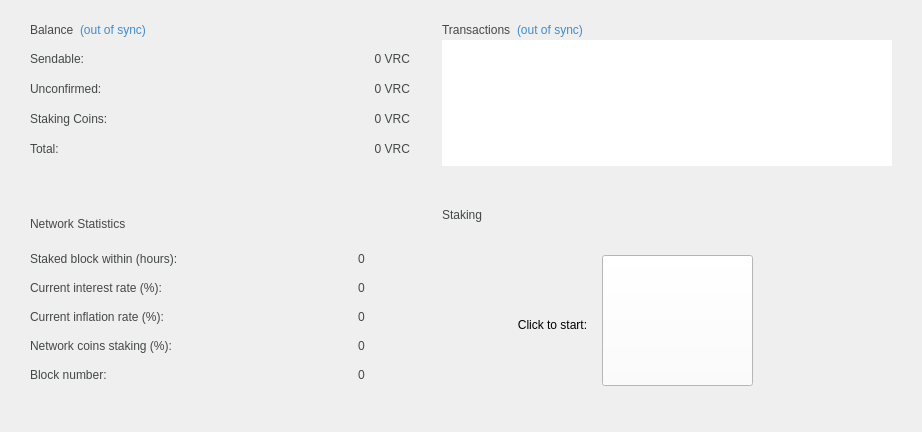
<?xml version="1.0" encoding="UTF-8"?>
<ui version="4.0">
 <class>OverviewPage</class>
 <widget class="QWidget" name="OverviewPage">
  <property name="geometry">
   <rect>
    <x>0</x>
    <y>0</y>
    <width>922</width>
    <height>432</height>
   </rect>
  </property>
  <property name="windowTitle">
   <string>Form</string>
  </property>
  <property name="windowOpacity">
   <double>1.000000000000000</double>
  </property>
  <property name="layoutDirection">
   <enum>Qt::LeftToRight</enum>
  </property>
  <property name="autoFillBackground">
   <bool>false</bool>
  </property>
  <layout class="QGridLayout" name="gridLayout">
   <property name="leftMargin">
    <number>0</number>
   </property>
   <property name="topMargin">
    <number>0</number>
   </property>
   <property name="rightMargin">
    <number>0</number>
   </property>
   <property name="bottomMargin">
    <number>0</number>
   </property>
   <property name="spacing">
    <number>0</number>
   </property>
   <item row="0" column="0">
    <layout class="QFormLayout" name="formLayout_4">
     <property name="sizeConstraint">
      <enum>QLayout::SetDefaultConstraint</enum>
     </property>
     <property name="fieldGrowthPolicy">
      <enum>QFormLayout::AllNonFixedFieldsGrow</enum>
     </property>
     <property name="formAlignment">
      <set>Qt::AlignLeading|Qt::AlignLeft|Qt::AlignTop</set>
     </property>
     <property name="horizontalSpacing">
      <number>0</number>
     </property>
     <property name="verticalSpacing">
      <number>0</number>
     </property>
     <property name="leftMargin">
      <number>30</number>
     </property>
     <property name="topMargin">
      <number>20</number>
     </property>
     <property name="rightMargin">
      <number>10</number>
     </property>
     <property name="bottomMargin">
      <number>0</number>
     </property>
     <item row="0" column="0">
      <widget class="QFrame" name="frame">
       <property name="sizePolicy">
        <sizepolicy hsizetype="Preferred" vsizetype="Fixed">
         <horstretch>0</horstretch>
         <verstretch>0</verstretch>
        </sizepolicy>
       </property>
       <property name="minimumSize">
        <size>
         <width>0</width>
         <height>0</height>
        </size>
       </property>
       <property name="maximumSize">
        <size>
         <width>450</width>
         <height>185</height>
        </size>
       </property>
       <property name="layoutDirection">
        <enum>Qt::LeftToRight</enum>
       </property>
       <property name="frameShape">
        <enum>QFrame::NoFrame</enum>
       </property>
       <property name="frameShadow">
        <enum>QFrame::Raised</enum>
       </property>
       <layout class="QVBoxLayout" name="verticalLayout_4" stretch="0,0,0">
        <property name="spacing">
         <number>12</number>
        </property>
        <property name="leftMargin">
         <number>0</number>
        </property>
        <property name="topMargin">
         <number>0</number>
        </property>
        <property name="rightMargin">
         <number>0</number>
        </property>
        <property name="bottomMargin">
         <number>0</number>
        </property>
        <item>
         <layout class="QHBoxLayout" name="horizontalLayout_4">
          <property name="spacing">
           <number>6</number>
          </property>
          <property name="leftMargin">
           <number>0</number>
          </property>
          <property name="topMargin">
           <number>0</number>
          </property>
          <item>
           <widget class="QLabel" name="labelBalance">
            <property name="styleSheet">
             <string notr="true">QLabel {color: #444748}</string>
            </property>
            <property name="text">
             <string>Balance</string>
            </property>
           </widget>
          </item>
          <item>
           <widget class="QLabel" name="labelWalletStatus">
            <property name="toolTip">
             <string>The displayed information may be out of date. Your wallet automatically synchronizes with the RoxyCoin network after a connection is established, but this process has not completed yet.</string>
            </property>
            <property name="styleSheet">
             <string notr="true">QLabel { color: #418BCA; }</string>
            </property>
            <property name="text">
             <string notr="true">(out of sync)</string>
            </property>
           </widget>
          </item>
          <item>
           <spacer name="horizontalSpacer_2">
            <property name="orientation">
             <enum>Qt::Horizontal</enum>
            </property>
            <property name="sizeHint" stdset="0">
             <size>
              <width>40</width>
              <height>20</height>
             </size>
            </property>
           </spacer>
          </item>
         </layout>
        </item>
        <item>
         <layout class="QFormLayout" name="formLayout_2">
          <property name="sizeConstraint">
           <enum>QLayout::SetDefaultConstraint</enum>
          </property>
          <property name="fieldGrowthPolicy">
           <enum>QFormLayout::FieldsStayAtSizeHint</enum>
          </property>
          <property name="labelAlignment">
           <set>Qt::AlignLeading</set>
          </property>
          <property name="formAlignment">
           <set>Qt::AlignLeading|Qt::AlignLeft|Qt::AlignTop</set>
          </property>
          <property name="horizontalSpacing">
           <number>70</number>
          </property>
          <property name="verticalSpacing">
           <number>16</number>
          </property>
          <property name="leftMargin">
           <number>0</number>
          </property>
          <property name="topMargin">
           <number>0</number>
          </property>
          <property name="rightMargin">
           <number>0</number>
          </property>
          <item row="0" column="0">
           <widget class="QLabel" name="labelSpendableText">
            <property name="minimumSize">
             <size>
              <width>130</width>
              <height>0</height>
             </size>
            </property>
            <property name="toolTip">
             <string>Your current spendable balance</string>
            </property>
            <property name="layoutDirection">
             <enum>Qt::LeftToRight</enum>
            </property>
            <property name="styleSheet">
             <string notr="true">QLabel {color: #444748}</string>
            </property>
            <property name="text">
             <string>Sendable:</string>
            </property>
           </widget>
          </item>
          <item row="0" column="1">
           <widget class="QLabel" name="labelSpendable">
            <property name="sizePolicy">
             <sizepolicy hsizetype="Preferred" vsizetype="Preferred">
              <horstretch>0</horstretch>
              <verstretch>0</verstretch>
             </sizepolicy>
            </property>
            <property name="minimumSize">
             <size>
              <width>180</width>
              <height>0</height>
             </size>
            </property>
            <property name="maximumSize">
             <size>
              <width>180</width>
              <height>16777215</height>
             </size>
            </property>
            <property name="cursor">
             <cursorShape>IBeamCursor</cursorShape>
            </property>
            <property name="toolTip">
             <string/>
            </property>
            <property name="layoutDirection">
             <enum>Qt::LeftToRight</enum>
            </property>
            <property name="styleSheet">
             <string notr="true">QLabel {color: #444748}</string>
            </property>
            <property name="text">
             <string notr="true">0 VRC</string>
            </property>
            <property name="alignment">
             <set>Qt::AlignBottom|Qt::AlignRight|Qt::AlignTrailing</set>
            </property>
            <property name="textInteractionFlags">
             <set>Qt::LinksAccessibleByMouse|Qt::TextSelectableByKeyboard|Qt::TextSelectableByMouse</set>
            </property>
           </widget>
          </item>
          <item row="1" column="0">
           <widget class="QLabel" name="labelUnconfirmedText">
            <property name="sizePolicy">
             <sizepolicy hsizetype="Preferred" vsizetype="Preferred">
              <horstretch>0</horstretch>
              <verstretch>0</verstretch>
             </sizepolicy>
            </property>
            <property name="minimumSize">
             <size>
              <width>130</width>
              <height>0</height>
             </size>
            </property>
            <property name="maximumSize">
             <size>
              <width>16777215</width>
              <height>16777215</height>
             </size>
            </property>
            <property name="toolTip">
             <string>Total of transactions that have yet to be confirmed, and do not yet count toward the current balance</string>
            </property>
            <property name="styleSheet">
             <string notr="true">QLabel {color: #444748}</string>
            </property>
            <property name="text">
             <string>Unconfirmed:</string>
            </property>
           </widget>
          </item>
          <item row="1" column="1">
           <widget class="QLabel" name="labelUnconfirmed">
            <property name="minimumSize">
             <size>
              <width>180</width>
              <height>0</height>
             </size>
            </property>
            <property name="maximumSize">
             <size>
              <width>180</width>
              <height>16777215</height>
             </size>
            </property>
            <property name="cursor">
             <cursorShape>IBeamCursor</cursorShape>
            </property>
            <property name="toolTip">
             <string/>
            </property>
            <property name="layoutDirection">
             <enum>Qt::LeftToRight</enum>
            </property>
            <property name="styleSheet">
             <string notr="true">QLabel {color: #444748}</string>
            </property>
            <property name="text">
             <string notr="true">0 VRC</string>
            </property>
            <property name="alignment">
             <set>Qt::AlignBottom|Qt::AlignRight|Qt::AlignTrailing</set>
            </property>
            <property name="textInteractionFlags">
             <set>Qt::LinksAccessibleByMouse|Qt::TextSelectableByKeyboard|Qt::TextSelectableByMouse</set>
            </property>
           </widget>
          </item>
          <item row="2" column="0">
           <widget class="QLabel" name="labelStakeText">
            <property name="sizePolicy">
             <sizepolicy hsizetype="Preferred" vsizetype="Preferred">
              <horstretch>0</horstretch>
              <verstretch>0</verstretch>
             </sizepolicy>
            </property>
            <property name="minimumSize">
             <size>
              <width>130</width>
              <height>0</height>
             </size>
            </property>
            <property name="maximumSize">
             <size>
              <width>16777215</width>
              <height>16777215</height>
             </size>
            </property>
            <property name="toolTip">
             <string>Total of transactions that have yet to be confirmed, and do not yet count toward the current balance</string>
            </property>
            <property name="styleSheet">
             <string notr="true">QLabel {color: #444748}</string>
            </property>
            <property name="text">
             <string>Staking Coins:</string>
            </property>
           </widget>
          </item>
          <item row="2" column="1">
           <widget class="QLabel" name="labelStake">
            <property name="minimumSize">
             <size>
              <width>180</width>
              <height>0</height>
             </size>
            </property>
            <property name="maximumSize">
             <size>
              <width>180</width>
              <height>16777215</height>
             </size>
            </property>
            <property name="cursor">
             <cursorShape>IBeamCursor</cursorShape>
            </property>
            <property name="toolTip">
             <string/>
            </property>
            <property name="layoutDirection">
             <enum>Qt::LeftToRight</enum>
            </property>
            <property name="styleSheet">
             <string notr="true">QLabel {color: #444748}</string>
            </property>
            <property name="text">
             <string notr="true">0 VRC</string>
            </property>
            <property name="alignment">
             <set>Qt::AlignBottom|Qt::AlignRight|Qt::AlignTrailing</set>
            </property>
            <property name="textInteractionFlags">
             <set>Qt::LinksAccessibleByMouse|Qt::TextSelectableByKeyboard|Qt::TextSelectableByMouse</set>
            </property>
           </widget>
          </item>
          <item row="3" column="0">
           <widget class="QLabel" name="labelTotalText">
            <property name="minimumSize">
             <size>
              <width>130</width>
              <height>0</height>
             </size>
            </property>
            <property name="toolTip">
             <string>Your current total balance</string>
            </property>
            <property name="styleSheet">
             <string notr="true">QLabel {color: #444748}</string>
            </property>
            <property name="text">
             <string>Total:</string>
            </property>
           </widget>
          </item>
          <item row="3" column="1">
           <widget class="QLabel" name="labelTotal">
            <property name="minimumSize">
             <size>
              <width>180</width>
              <height>0</height>
             </size>
            </property>
            <property name="maximumSize">
             <size>
              <width>180</width>
              <height>16777215</height>
             </size>
            </property>
            <property name="cursor">
             <cursorShape>IBeamCursor</cursorShape>
            </property>
            <property name="toolTip">
             <string/>
            </property>
            <property name="layoutDirection">
             <enum>Qt::LeftToRight</enum>
            </property>
            <property name="styleSheet">
             <string notr="true">QLabel {color: #444748}</string>
            </property>
            <property name="text">
             <string notr="true">0 VRC</string>
            </property>
            <property name="alignment">
             <set>Qt::AlignBottom|Qt::AlignRight|Qt::AlignTrailing</set>
            </property>
            <property name="textInteractionFlags">
             <set>Qt::LinksAccessibleByMouse|Qt::TextSelectableByKeyboard|Qt::TextSelectableByMouse</set>
            </property>
           </widget>
          </item>
         </layout>
        </item>
        <item>
         <spacer name="verticalSpacer">
          <property name="orientation">
           <enum>Qt::Vertical</enum>
          </property>
          <property name="sizeHint" stdset="0">
           <size>
            <width>20</width>
            <height>40</height>
           </size>
          </property>
         </spacer>
        </item>
       </layout>
      </widget>
     </item>
    </layout>
   </item>
   <item row="1" column="0">
    <layout class="QFormLayout" name="formLayout_6">
     <property name="fieldGrowthPolicy">
      <enum>QFormLayout::AllNonFixedFieldsGrow</enum>
     </property>
     <property name="formAlignment">
      <set>Qt::AlignLeading|Qt::AlignLeft|Qt::AlignTop</set>
     </property>
     <property name="horizontalSpacing">
      <number>0</number>
     </property>
     <property name="verticalSpacing">
      <number>0</number>
     </property>
     <property name="leftMargin">
      <number>30</number>
     </property>
     <property name="topMargin">
      <number>0</number>
     </property>
     <item row="0" column="1">
      <widget class="QFrame" name="frame_4">
       <property name="sizePolicy">
        <sizepolicy hsizetype="Preferred" vsizetype="MinimumExpanding">
         <horstretch>0</horstretch>
         <verstretch>0</verstretch>
        </sizepolicy>
       </property>
       <property name="minimumSize">
        <size>
         <width>0</width>
         <height>0</height>
        </size>
       </property>
       <property name="maximumSize">
        <size>
         <width>400</width>
         <height>319</height>
        </size>
       </property>
       <property name="layoutDirection">
        <enum>Qt::LeftToRight</enum>
       </property>
       <property name="frameShape">
        <enum>QFrame::NoFrame</enum>
       </property>
       <property name="frameShadow">
        <enum>QFrame::Raised</enum>
       </property>
       <layout class="QVBoxLayout" name="verticalLayout_5" stretch="0">
        <property name="spacing">
         <number>12</number>
        </property>
        <property name="leftMargin">
         <number>0</number>
        </property>
        <property name="topMargin">
         <number>0</number>
        </property>
        <property name="rightMargin">
         <number>0</number>
        </property>
        <property name="bottomMargin">
         <number>0</number>
        </property>
        <item>
         <layout class="QHBoxLayout" name="horizontalLayout_5">
          <property name="spacing">
           <number>6</number>
          </property>
          <property name="leftMargin">
           <number>0</number>
          </property>
          <property name="topMargin">
           <number>0</number>
          </property>
          <item>
           <widget class="QLabel" name="labelNetwork">
            <property name="styleSheet">
             <string notr="true">QLabel {color: #444748}</string>
            </property>
            <property name="text">
             <string>Network Statistics</string>
            </property>
           </widget>
          </item>
          <item>
           <spacer name="horizontalSpacer_3">
            <property name="orientation">
             <enum>Qt::Horizontal</enum>
            </property>
            <property name="sizeHint" stdset="0">
             <size>
              <width>40</width>
              <height>20</height>
             </size>
            </property>
           </spacer>
          </item>
         </layout>
        </item>
       </layout>
      </widget>
     </item>
     <item row="2" column="1">
      <spacer name="verticalSpacer_4">
       <property name="orientation">
        <enum>Qt::Vertical</enum>
       </property>
       <property name="sizeHint" stdset="0">
        <size>
         <width>20</width>
         <height>40</height>
        </size>
       </property>
      </spacer>
     </item>
     <item row="1" column="1">
      <layout class="QFormLayout" name="formLayout_3">
       <property name="sizeConstraint">
        <enum>QLayout::SetDefaultConstraint</enum>
       </property>
       <property name="fieldGrowthPolicy">
        <enum>QFormLayout::FieldsStayAtSizeHint</enum>
       </property>
       <property name="labelAlignment">
        <set>Qt::AlignLeading</set>
       </property>
       <property name="formAlignment">
        <set>Qt::AlignLeading|Qt::AlignLeft|Qt::AlignTop</set>
       </property>
       <property name="horizontalSpacing">
        <number>90</number>
       </property>
       <property name="verticalSpacing">
        <number>15</number>
       </property>
       <property name="leftMargin">
        <number>0</number>
       </property>
       <property name="topMargin">
        <number>10</number>
       </property>
       <property name="rightMargin">
        <number>0</number>
       </property>
       <property name="bottomMargin">
        <number>10</number>
       </property>
       <item row="0" column="0">
        <widget class="QLabel" name="stakeRateText">
         <property name="minimumSize">
          <size>
           <width>130</width>
           <height>0</height>
          </size>
         </property>
         <property name="layoutDirection">
          <enum>Qt::LeftToRight</enum>
         </property>
         <property name="styleSheet">
          <string notr="true">QLabel {color: #444748}</string>
         </property>
         <property name="text">
          <string>Staked block within (hours):</string>
         </property>
        </widget>
       </item>
       <item row="0" column="1">
        <widget class="QLabel" name="stakeRate">
         <property name="sizePolicy">
          <sizepolicy hsizetype="Preferred" vsizetype="Preferred">
           <horstretch>0</horstretch>
           <verstretch>0</verstretch>
          </sizepolicy>
         </property>
         <property name="minimumSize">
          <size>
           <width>100</width>
           <height>0</height>
          </size>
         </property>
         <property name="maximumSize">
          <size>
           <width>100</width>
           <height>16777215</height>
          </size>
         </property>
         <property name="cursor">
          <cursorShape>IBeamCursor</cursorShape>
         </property>
         <property name="toolTip">
          <string/>
         </property>
         <property name="layoutDirection">
          <enum>Qt::LeftToRight</enum>
         </property>
         <property name="styleSheet">
          <string notr="true">QLabel {color: #444748}</string>
         </property>
         <property name="text">
          <string notr="true">0 </string>
         </property>
         <property name="alignment">
          <set>Qt::AlignBottom|Qt::AlignRight|Qt::AlignTrailing</set>
         </property>
         <property name="textInteractionFlags">
          <set>Qt::LinksAccessibleByMouse|Qt::TextSelectableByKeyboard|Qt::TextSelectableByMouse</set>
         </property>
        </widget>
       </item>
       <item row="1" column="0">
        <widget class="QLabel" name="interestRateText">
         <property name="minimumSize">
          <size>
           <width>130</width>
           <height>0</height>
          </size>
         </property>
         <property name="layoutDirection">
          <enum>Qt::LeftToRight</enum>
         </property>
         <property name="styleSheet">
          <string notr="true">QLabel {color: #444748}</string>
         </property>
         <property name="text">
          <string>Current interest rate (%):</string>
         </property>
        </widget>
       </item>
       <item row="1" column="1">
        <widget class="QLabel" name="interestRate">
         <property name="minimumSize">
          <size>
           <width>100</width>
           <height>0</height>
          </size>
         </property>
         <property name="maximumSize">
          <size>
           <width>100</width>
           <height>16777215</height>
          </size>
         </property>
         <property name="cursor">
          <cursorShape>IBeamCursor</cursorShape>
         </property>
         <property name="toolTip">
          <string/>
         </property>
         <property name="layoutDirection">
          <enum>Qt::LeftToRight</enum>
         </property>
         <property name="styleSheet">
          <string notr="true">QLabel {color: #444748}</string>
         </property>
         <property name="text">
          <string notr="true">0 </string>
         </property>
         <property name="alignment">
          <set>Qt::AlignBottom|Qt::AlignRight|Qt::AlignTrailing</set>
         </property>
         <property name="textInteractionFlags">
          <set>Qt::LinksAccessibleByMouse|Qt::TextSelectableByKeyboard|Qt::TextSelectableByMouse</set>
         </property>
        </widget>
       </item>
       <item row="2" column="0">
        <widget class="QLabel" name="inflationRateText">
         <property name="sizePolicy">
          <sizepolicy hsizetype="Preferred" vsizetype="Preferred">
           <horstretch>0</horstretch>
           <verstretch>0</verstretch>
          </sizepolicy>
         </property>
         <property name="minimumSize">
          <size>
           <width>130</width>
           <height>0</height>
          </size>
         </property>
         <property name="maximumSize">
          <size>
           <width>16777215</width>
           <height>16777215</height>
          </size>
         </property>
         <property name="styleSheet">
          <string notr="true">QLabel {color: #444748}</string>
         </property>
         <property name="text">
          <string>Current inflation rate (%):</string>
         </property>
        </widget>
       </item>
       <item row="2" column="1">
        <widget class="QLabel" name="inflationRate">
         <property name="minimumSize">
          <size>
           <width>100</width>
           <height>0</height>
          </size>
         </property>
         <property name="maximumSize">
          <size>
           <width>100</width>
           <height>16777215</height>
          </size>
         </property>
         <property name="cursor">
          <cursorShape>IBeamCursor</cursorShape>
         </property>
         <property name="toolTip">
          <string/>
         </property>
         <property name="layoutDirection">
          <enum>Qt::LeftToRight</enum>
         </property>
         <property name="styleSheet">
          <string notr="true">QLabel {color: #444748}</string>
         </property>
         <property name="text">
          <string notr="true">0 </string>
         </property>
         <property name="alignment">
          <set>Qt::AlignBottom|Qt::AlignRight|Qt::AlignTrailing</set>
         </property>
         <property name="textInteractionFlags">
          <set>Qt::LinksAccessibleByMouse|Qt::TextSelectableByKeyboard|Qt::TextSelectableByMouse</set>
         </property>
        </widget>
       </item>
       <item row="3" column="0">
        <widget class="QLabel" name="netstakeweightText">
         <property name="sizePolicy">
          <sizepolicy hsizetype="Preferred" vsizetype="Preferred">
           <horstretch>0</horstretch>
           <verstretch>0</verstretch>
          </sizepolicy>
         </property>
         <property name="minimumSize">
          <size>
           <width>130</width>
           <height>0</height>
          </size>
         </property>
         <property name="maximumSize">
          <size>
           <width>16777215</width>
           <height>16777215</height>
          </size>
         </property>
         <property name="styleSheet">
          <string notr="true">QLabel {color: #444748}</string>
         </property>
         <property name="text">
          <string>Network coins staking (%):</string>
         </property>
        </widget>
       </item>
       <item row="3" column="1">
        <widget class="QLabel" name="netstakeweight">
         <property name="minimumSize">
          <size>
           <width>100</width>
           <height>0</height>
          </size>
         </property>
         <property name="maximumSize">
          <size>
           <width>100</width>
           <height>16777215</height>
          </size>
         </property>
         <property name="cursor">
          <cursorShape>IBeamCursor</cursorShape>
         </property>
         <property name="toolTip">
          <string/>
         </property>
         <property name="layoutDirection">
          <enum>Qt::LeftToRight</enum>
         </property>
         <property name="styleSheet">
          <string notr="true">QLabel {color: #444748}</string>
         </property>
         <property name="text">
          <string notr="true">0 </string>
         </property>
         <property name="alignment">
          <set>Qt::AlignBottom|Qt::AlignRight|Qt::AlignTrailing</set>
         </property>
         <property name="textInteractionFlags">
          <set>Qt::LinksAccessibleByMouse|Qt::TextSelectableByKeyboard|Qt::TextSelectableByMouse</set>
         </property>
        </widget>
       </item>
       <item row="4" column="0">
        <widget class="QLabel" name="blocknumberText">
         <property name="minimumSize">
          <size>
           <width>130</width>
           <height>0</height>
          </size>
         </property>
         <property name="styleSheet">
          <string notr="true">QLabel {color: #444748}</string>
         </property>
         <property name="text">
          <string>Block number:</string>
         </property>
        </widget>
       </item>
       <item row="4" column="1">
        <widget class="QLabel" name="blocknumber">
         <property name="minimumSize">
          <size>
           <width>100</width>
           <height>0</height>
          </size>
         </property>
         <property name="maximumSize">
          <size>
           <width>100</width>
           <height>16777215</height>
          </size>
         </property>
         <property name="cursor">
          <cursorShape>IBeamCursor</cursorShape>
         </property>
         <property name="toolTip">
          <string/>
         </property>
         <property name="layoutDirection">
          <enum>Qt::LeftToRight</enum>
         </property>
         <property name="styleSheet">
          <string notr="true">QLabel {color: #444748}</string>
         </property>
         <property name="text">
          <string notr="true">0 </string>
         </property>
         <property name="alignment">
          <set>Qt::AlignBottom|Qt::AlignRight|Qt::AlignTrailing</set>
         </property>
         <property name="textInteractionFlags">
          <set>Qt::LinksAccessibleByMouse|Qt::TextSelectableByKeyboard|Qt::TextSelectableByMouse</set>
         </property>
        </widget>
       </item>
      </layout>
     </item>
    </layout>
   </item>
   <item row="2" column="0" colspan="2">
    <layout class="QHBoxLayout" name="horizontalLayout">
     <property name="spacing">
      <number>0</number>
     </property>
     <property name="sizeConstraint">
      <enum>QLayout::SetDefaultConstraint</enum>
     </property>
     <property name="leftMargin">
      <number>0</number>
     </property>
     <property name="topMargin">
      <number>0</number>
     </property>
     <property name="rightMargin">
      <number>0</number>
     </property>
     <property name="bottomMargin">
      <number>0</number>
     </property>
    </layout>
   </item>
   <item row="0" column="1">
    <layout class="QGridLayout" name="gridLayout_3">
     <property name="leftMargin">
      <number>20</number>
     </property>
     <property name="topMargin">
      <number>20</number>
     </property>
     <property name="rightMargin">
      <number>10</number>
     </property>
     <property name="bottomMargin">
      <number>0</number>
     </property>
     <property name="spacing">
      <number>0</number>
     </property>
     <item row="0" column="0" alignment="Qt::AlignLeft|Qt::AlignTop">
      <widget class="QFrame" name="frame_2">
       <property name="sizePolicy">
        <sizepolicy hsizetype="Fixed" vsizetype="Fixed">
         <horstretch>0</horstretch>
         <verstretch>0</verstretch>
        </sizepolicy>
       </property>
       <property name="minimumSize">
        <size>
         <width>470</width>
         <height>185</height>
        </size>
       </property>
       <property name="maximumSize">
        <size>
         <width>470</width>
         <height>185</height>
        </size>
       </property>
       <property name="frameShape">
        <enum>QFrame::NoFrame</enum>
       </property>
       <property name="frameShadow">
        <enum>QFrame::Raised</enum>
       </property>
       <layout class="QVBoxLayout" name="verticalLayout">
        <property name="spacing">
         <number>0</number>
        </property>
        <property name="leftMargin">
         <number>0</number>
        </property>
        <property name="topMargin">
         <number>0</number>
        </property>
        <property name="rightMargin">
         <number>0</number>
        </property>
        <property name="bottomMargin">
         <number>0</number>
        </property>
        <item>
         <layout class="QHBoxLayout" name="horizontalLayout_2">
          <property name="spacing">
           <number>6</number>
          </property>
          <property name="leftMargin">
           <number>0</number>
          </property>
          <property name="topMargin">
           <number>0</number>
          </property>
          <property name="bottomMargin">
           <number>0</number>
          </property>
          <item>
           <widget class="QLabel" name="labelTransactions">
            <property name="styleSheet">
             <string notr="true">QLabel {color: #444748}</string>
            </property>
            <property name="text">
             <string>Transactions</string>
            </property>
           </widget>
          </item>
          <item>
           <widget class="QLabel" name="labelTransactionsStatus">
            <property name="toolTip">
             <string>The displayed information may be out of date. Your wallet automatically synchronizes with the RoxyCoin network after a connection is established, but this process has not completed yet.</string>
            </property>
            <property name="styleSheet">
             <string notr="true">QLabel { color: #418BCA; }</string>
            </property>
            <property name="text">
             <string notr="true">(out of sync)</string>
            </property>
           </widget>
          </item>
          <item>
           <spacer name="horizontalSpacer">
            <property name="orientation">
             <enum>Qt::Horizontal</enum>
            </property>
            <property name="sizeHint" stdset="0">
             <size>
              <width>40</width>
              <height>20</height>
             </size>
            </property>
           </spacer>
          </item>
         </layout>
        </item>
        <item>
         <widget class="QListView" name="listTransactions">
          <property name="sizePolicy">
           <sizepolicy hsizetype="Preferred" vsizetype="Preferred">
            <horstretch>0</horstretch>
            <verstretch>0</verstretch>
           </sizepolicy>
          </property>
          <property name="minimumSize">
           <size>
            <width>450</width>
            <height>126</height>
           </size>
          </property>
          <property name="maximumSize">
           <size>
            <width>450</width>
            <height>126</height>
           </size>
          </property>
          <property name="cursor" stdset="0">
           <cursorShape>PointingHandCursor</cursorShape>
          </property>
          <property name="layoutDirection">
           <enum>Qt::LeftToRight</enum>
          </property>
          <property name="frameShape">
           <enum>QFrame::NoFrame</enum>
          </property>
          <property name="verticalScrollBarPolicy">
           <enum>Qt::ScrollBarAlwaysOff</enum>
          </property>
          <property name="horizontalScrollBarPolicy">
           <enum>Qt::ScrollBarAlwaysOff</enum>
          </property>
          <property name="autoScroll">
           <bool>false</bool>
          </property>
          <property name="autoScrollMargin">
           <number>16</number>
          </property>
          <property name="selectionMode">
           <enum>QAbstractItemView::NoSelection</enum>
          </property>
          <property name="resizeMode">
           <enum>QListView::Fixed</enum>
          </property>
         </widget>
        </item>
        <item>
         <spacer name="verticalSpacer_3">
          <property name="orientation">
           <enum>Qt::Vertical</enum>
          </property>
          <property name="sizeHint" stdset="0">
           <size>
            <width>20</width>
            <height>40</height>
           </size>
          </property>
         </spacer>
        </item>
       </layout>
      </widget>
     </item>
    </layout>
   </item>
   <item row="1" column="1">
    <layout class="QGridLayout" name="gridLayout_4">
     <property name="leftMargin">
      <number>20</number>
     </property>
     <property name="topMargin">
      <number>0</number>
     </property>
     <property name="rightMargin">
      <number>10</number>
     </property>
     <property name="spacing">
      <number>0</number>
     </property>
     <item row="0" column="0" alignment="Qt::AlignLeft|Qt::AlignTop">
      <widget class="QFrame" name="frame_5">
       <property name="sizePolicy">
        <sizepolicy hsizetype="Preferred" vsizetype="Fixed">
         <horstretch>0</horstretch>
         <verstretch>0</verstretch>
        </sizepolicy>
       </property>
       <property name="minimumSize">
        <size>
         <width>470</width>
         <height>0</height>
        </size>
       </property>
       <property name="maximumSize">
        <size>
         <width>470</width>
         <height>319</height>
        </size>
       </property>
       <property name="layoutDirection">
        <enum>Qt::LeftToRight</enum>
       </property>
       <property name="frameShape">
        <enum>QFrame::NoFrame</enum>
       </property>
       <property name="frameShadow">
        <enum>QFrame::Raised</enum>
       </property>
       <layout class="QVBoxLayout" name="verticalLayout_7" stretch="0">
        <property name="spacing">
         <number>12</number>
        </property>
        <property name="leftMargin">
         <number>0</number>
        </property>
        <property name="topMargin">
         <number>0</number>
        </property>
        <property name="rightMargin">
         <number>0</number>
        </property>
        <property name="bottomMargin">
         <number>0</number>
        </property>
        <item>
         <layout class="QHBoxLayout" name="horizontalLayout_6" stretch="0,0">
          <property name="spacing">
           <number>6</number>
          </property>
          <property name="leftMargin">
           <number>0</number>
          </property>
          <property name="topMargin">
           <number>0</number>
          </property>
          <item>
           <widget class="QLabel" name="labelValue">
            <property name="styleSheet">
             <string notr="true">QLabel {color: #444748}</string>
            </property>
            <property name="text">
             <string>Staking</string>
            </property>
           </widget>
          </item>
          <item>
           <spacer name="horizontalSpacer_4">
            <property name="orientation">
             <enum>Qt::Horizontal</enum>
            </property>
            <property name="sizeHint" stdset="0">
             <size>
              <width>40</width>
              <height>20</height>
             </size>
            </property>
           </spacer>
          </item>
         </layout>
        </item>
       </layout>
      </widget>
     </item>
     <item row="5" column="0">
      <spacer name="verticalSpacer_2">
       <property name="orientation">
        <enum>Qt::Vertical</enum>
       </property>
       <property name="sizeHint" stdset="0">
        <size>
         <width>20</width>
         <height>40</height>
        </size>
       </property>
      </spacer>
     </item>
     <item row="4" column="0">
      <widget class="QFrame" name="frame_6">
       <property name="minimumSize">
        <size>
         <width>470</width>
         <height>200</height>
        </size>
       </property>
       <property name="maximumSize">
        <size>
         <width>470</width>
         <height>16777215</height>
        </size>
       </property>
       <property name="frameShape">
        <enum>QFrame::NoFrame</enum>
       </property>
       <property name="frameShadow">
        <enum>QFrame::Raised</enum>
       </property>
       <property name="lineWidth">
        <number>0</number>
       </property>
       <widget class="QPushButton" name="stakeButton">
        <property name="geometry">
         <rect>
          <x>160</x>
          <y>30</y>
          <width>151</width>
          <height>131</height>
         </rect>
        </property>
        <property name="toolTip">
         <string>&lt;html&gt;&lt;head/&gt;&lt;body&gt;&lt;p&gt;Click to start/stop staking&lt;/p&gt;&lt;/body&gt;&lt;/html&gt;</string>
        </property>
        <property name="styleSheet">
         <string notr="true">QPushButton { background: white;}</string>
        </property>
        <property name="text">
         <string/>
        </property>
        <property name="icon">
         <iconset resource="../bitcoin.qrc">
          <normaloff>:/icons/stakingoff</normaloff>
          <normalon>:/icons/stakingon</normalon>:/icons/stakingoff</iconset>
        </property>
        <property name="iconSize">
         <size>
          <width>100</width>
          <height>100</height>
         </size>
        </property>
       </widget>
       <widget class="QLabel" name="stakingLabel">
        <property name="geometry">
         <rect>
          <x>60</x>
          <y>90</y>
          <width>101</width>
          <height>21</height>
         </rect>
        </property>
        <property name="text">
         <string>&lt;html&gt;&lt;head/&gt;&lt;body&gt;&lt;p&gt;Click to start:&lt;/p&gt;&lt;/body&gt;&lt;/html&gt;</string>
        </property>
        <property name="alignment">
         <set>Qt::AlignCenter</set>
        </property>
       </widget>
      </widget>
     </item>
    </layout>
   </item>
  </layout>
 </widget>
 <resources>
  <include location="../bitcoin.qrc"/>
 </resources>
 <connections/>
</ui>
